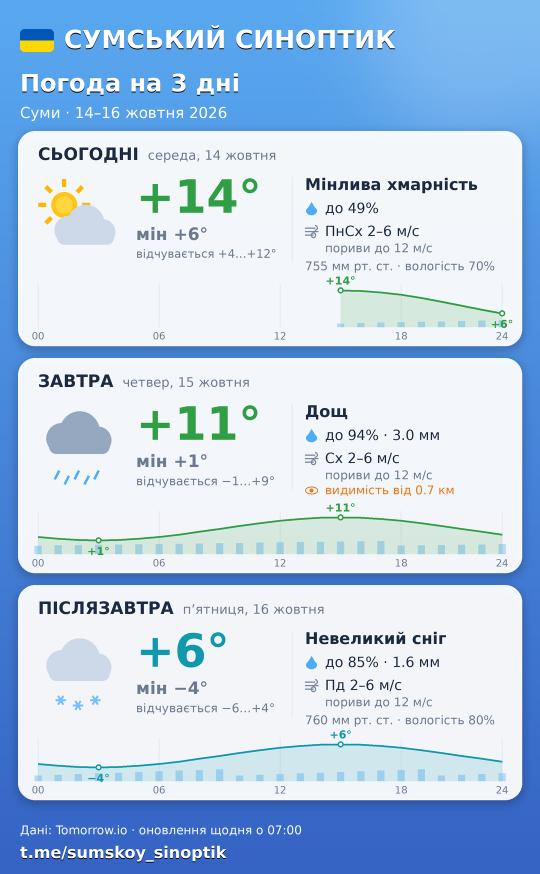
#> input picture tomorrow_example_3days.png, 1080 x 1748 px (shown at 1/2 size)
$ python -i khvylynka_tepla_card.py   (imports and definitions only)
#> lines starting #> are read from the running program, lines starting #| are printed output that depends on the picture
#!/usr/bin/env python3
# -*- coding: utf-8 -*-
"""
Генератор картки «Хвилинка тепла від Сумського синоптика».
PNG 1600x1200 (4:3 — Telegram показує на всю ширину поста).
Палітра й прикраси залежать від сезону: осінь — листя, зима — сніжинки,
весна — квіти, літо — соняхи й сонце.

Локальний перегляд:  python khvylynka_tepla_card.py  ->  card_preview_<season>.png
"""
from __future__ import annotations

import math
import os
import random
import sys
import zlib

from PIL import Image, ImageDraw, ImageFont

W, H = 1600, 1200

SEASONS = {
    #            фон зверху         фон знизу          колір тексту     акцент
    "autumn": {"top": (255, 240, 214), "bot": (247, 196, 140), "text": (74, 40, 26), "accent": (196, 84, 36),
               "pal": [(214, 96, 40), (232, 140, 40), (190, 70, 40), (240, 180, 60), (160, 80, 30)]},
    "winter": {"top": (232, 242, 255), "bot": (176, 204, 240), "text": (30, 48, 86), "accent": (52, 100, 176),
               "pal": [(255, 255, 255), (214, 232, 255), (190, 214, 245)]},
    "spring": {"top": (238, 250, 228), "bot": (186, 226, 176), "text": (30, 70, 36), "accent": (60, 140, 70),
               "pal": [(255, 192, 214), (255, 255, 255), (255, 224, 120), (200, 170, 240)]},
    "summer": {"top": (255, 248, 210), "bot": (255, 212, 130), "text": (88, 52, 14), "accent": (214, 120, 20),
               "pal": [(255, 200, 40), (255, 170, 30), (250, 220, 80)]},
}

_DIRS = ["/usr/share/fonts/truetype/dejavu", "/usr/share/fonts/dejavu",
         "/usr/share/fonts/truetype/liberation", "/Library/Fonts", "C:\\Windows\\Fonts"]
_REG = ["DejaVuSans.ttf", "LiberationSans-Regular.ttf", "Arial.ttf", "arial.ttf"]
_BLD = ["DejaVuSans-Bold.ttf", "LiberationSans-Bold.ttf", "Arial Bold.ttf", "arialbd.ttf"]


# [9 lines left out: function _font, not called in this run]


def season_of(month: int) -> str:
    return {12: "winter", 1: "winter", 2: "winter", 3: "spring", 4: "spring", 5: "spring",
            6: "summer", 7: "summer", 8: "summer"}.get(month, "autumn")


# [7 lines left out: function _gradient, not called in this run]


def _rot(pts, cx, cy, ang):
    c, s = math.cos(ang), math.sin(ang)
    return [(cx + x * c - y * s, cy + x * s + y * c) for x, y in pts]


# ── Прикраси ───────────────────────────────────────────────────────────────
# [92 lines left out: functions _leaf, _snowflake, _flower, _sunflower, _sun, _decorate and 1 more, not called in this run]


def render_card(data: dict, out_path: str = "card.png") -> str:
    """data: {"title", "label", "date_long", "season"(optional), "month"(optional)}"""
    season = data.get("season") or season_of(data.get("month", 10))
    st = SEASONS[season]
    img = _gradient(st["top"], st["bot"])
    if season == "summer":
        _sun(img, W - 190, 190, 80)
    _decorate(img, season, seed=zlib.crc32(data["title"].encode("utf-8")) % 100000)
    d = ImageDraw.Draw(img)
    pad = 120

    d.text((pad, 96), "ХВИЛИНКА ТЕПЛА", font=_font(40, True), fill=st["accent"])
    d.text((pad, 148), "від Сумського синоптика", font=_font(30), fill=st["text"])

    # Чип рубрики
    chip = data["label"]
    fc = _font(32, True)
    cw = d.textlength(chip, font=fc)
    d.rounded_rectangle([pad, 424, pad + cw + 56, 424 + 64], radius=32, fill=st["accent"])
    d.text((pad + 28, 424 + 13), chip, font=fc, fill=(255, 255, 255))

    # Заголовок: найбільший шрифт, що вміщається у 3 рядки
    max_w = W - 2 * pad
    for size in (96, 86, 76, 68, 60, 54):
        f = _font(size, True)
        lines = _wrap(d, data["title"], f, max_w)
        if len(lines) <= 3:
            break
    y = 534
    for ln in lines[:3]:
        d.text((pad, y), ln, font=f, fill=st["text"])
        y += int(size * 1.22)

    d.line([(pad, y + 22), (pad + 220, y + 22)], fill=st["accent"], width=8)

    d.text((pad, H - 150), data["date_long"], font=_font(30), fill=st["text"])
    d.text((pad, H - 100), "t.me/sumskoy_sinoptik", font=_font(34, True), fill=st["accent"])

    img.save(out_path, "PNG", optimize=True)
    return out_path


# [8 lines not run here, left out]

>>> import cv2
>>> picture = cv2.imread('tomorrow_example_3days.png', cv2.IMREAD_GRAYSCALE)
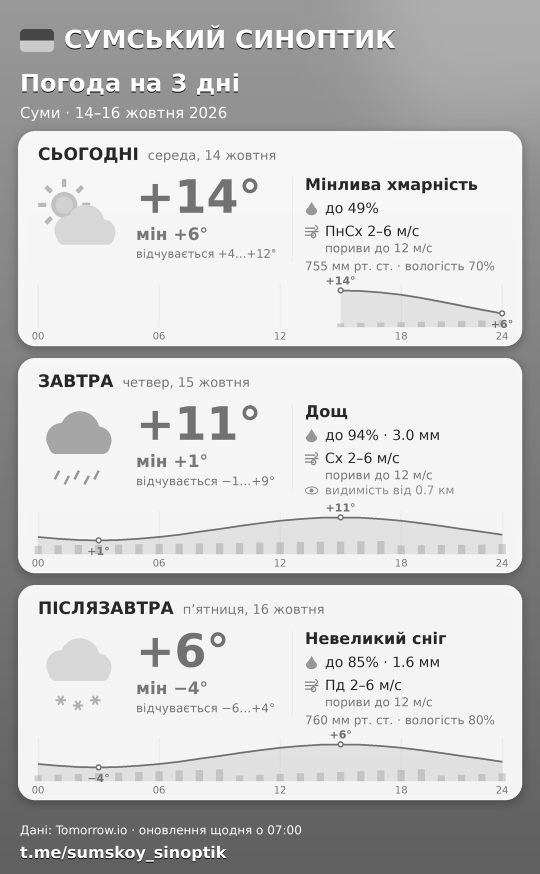
#> picture: shape (1748, 1080) (shown at 1/2 size); min 0, max 255, mean 202.6
>>> result = render_card(picture)
#> (the run stopped early here; a loop or call above may not have finished)

$ run again, on tomorrow_example_oblast.png
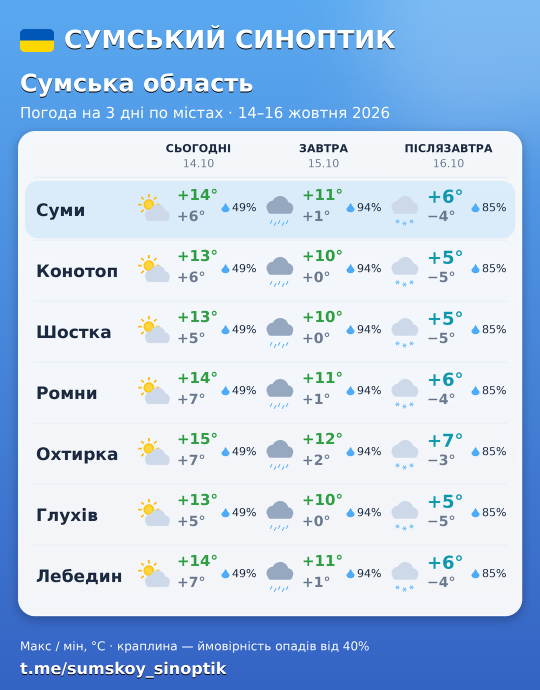
#> input picture tomorrow_example_oblast.png, 1080 x 1380 px (shown at 1/2 size)
#> `picture = cv2.imread('tomorrow_example_3days.png', cv2.IMREAD_GRAYSCALE)`:
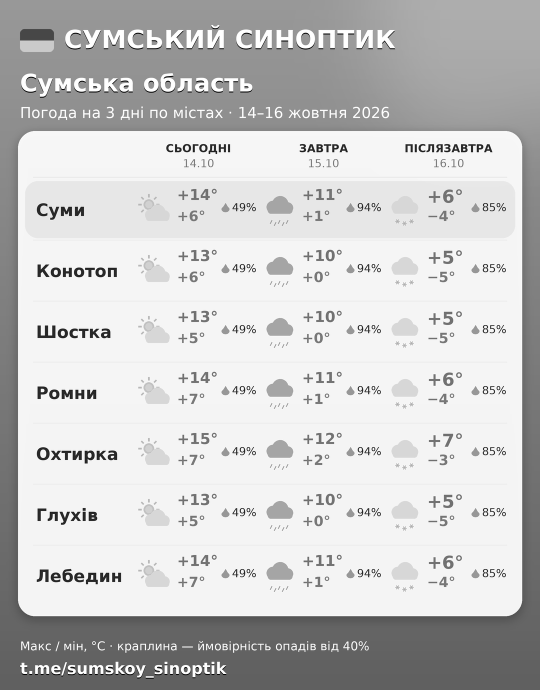
#> picture: shape (1380, 1080) (shown at 1/2 size); min 0, max 255, mean 200.7
